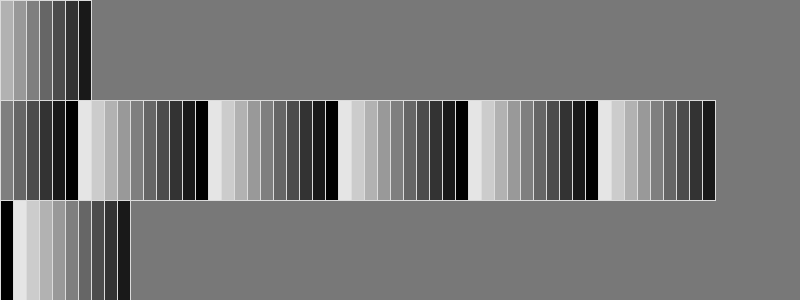
Frame 1 (no input)
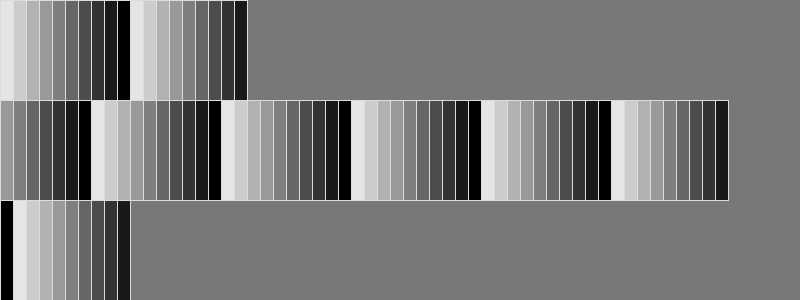
Frame 60 (the mouse pressed at the canvas centre just before this capture)
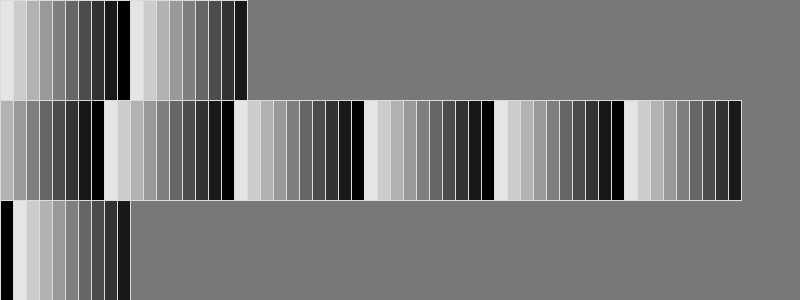
Frame 120 (the mouse held since frame 60 and released just before this capture)

The Processing sketch that drew these frames (run headless with seeded random() and noise(); from frame 60 on, the mouse is pressed at the canvas centre):

// Processing sketch: processing_7684
// ── processing_7684.pde

/** 
 * A slightly more complex clock
 * using recursive box drawing.
 *
 * By Evan Raskob
 * http://openlabworkshops.org
 *
 */


float DegreesPerMillisecond = 360.0/1000.0;
float DegreesPerTick = 360.0/60.0;

int itemsPerRow = 60;
int itemWidth;
int itemHeight;

void drawRow(int items)
{
  if (items > 0)
  {
    fill(255.0 * (items % 10) / 10.0);
    rect(0,0,itemWidth,itemHeight);
    translate(itemWidth,0);
    drawRow(items - 1);
  }
}


void setup()
{
  size(800,300);
  itemWidth = width/itemsPerRow;
  itemHeight = height/3;
  rectMode(CORNER);
}

void draw()
{
  background(120);
  stroke(220);
  // time!
  int ms = int(60.0 * (millis() % 1000) / 1000.0);
  
  smooth();
  
  fill(255);

  // draw milliseconds
  pushMatrix();
  drawRow(ms);
  popMatrix();

  pushMatrix();

  // draw seconds
  translate(0,itemHeight);
  
  pushMatrix();
  drawRow(second());
  popMatrix();
  
  // draw minutes
  translate(0,itemHeight);
  
  pushMatrix();
  drawRow(minute());
  popMatrix();

  popMatrix();

}
